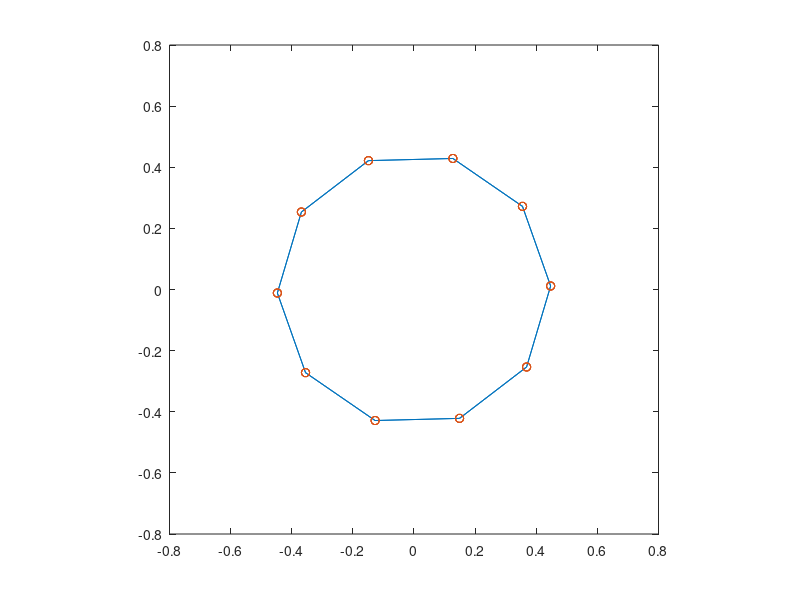
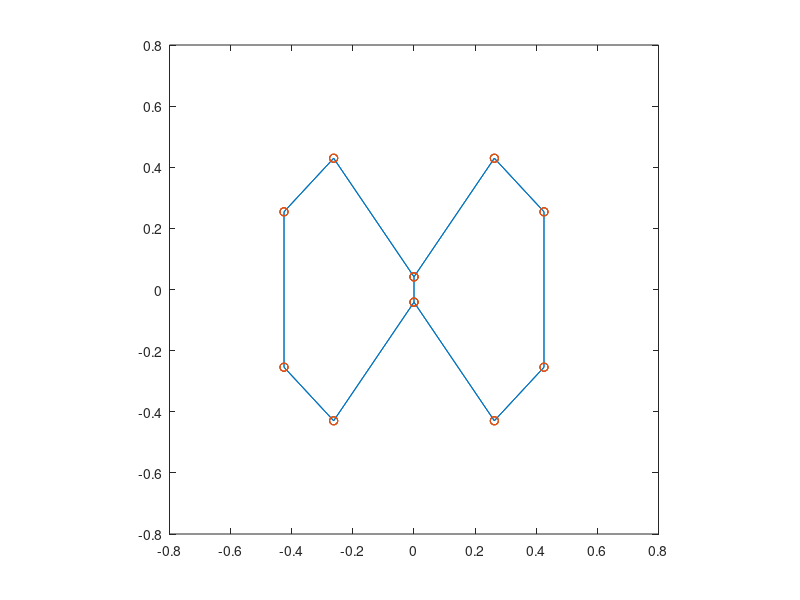
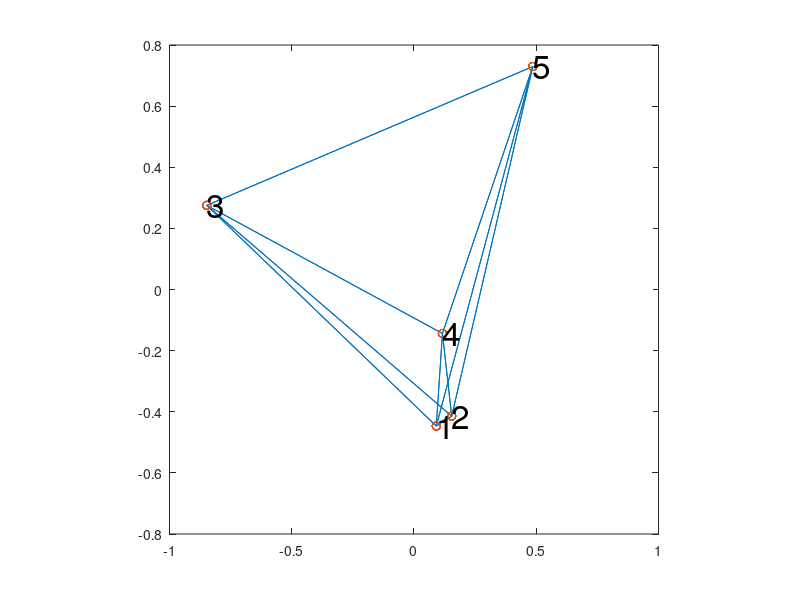

Here is the MATLAB script that generated these plots, in order:
%% spectral graph drawing
close all
clc
clear all

%% Example of a ring graph  
%  plotted using the 2nd and 3rd eigenvector of its Laplacian matrix
N=10;
A = diag(ones(1,N-1),1);
A(N,1)=1; A=A+A';
D=diag(sum(A));
L=D-A;
[v,e]=eig(L);
figure
gplot(A,v(:,[2 3])); hold on;
gplot(A,v(:,[2 3]),'o');  
axis equal
axis square
%% a ring graph with a short cut of very high weight
N=10;
A = diag(ones(1,N-1),1);
A(N,1)=1; 
nsc = floor(N/2);
A(nsc+1,1)=10;  
A=A+A';
D=diag(sum(A));
L=D-A;
[v,e]=eig(L);
figure
gplot(A,v(:,[2 3])); hold on;
gplot(A,v(:,[2 3]),'o');  
axis equal
axis square


%% now construct weighted graph from a distance matrix 
%  similarity = 1+1/distance
N=5;
S = [ Inf 2 5 2 7 ; 0 Inf 9 1 10 ; 0 0 Inf 3 7 ; 0 0 0 Inf 2 ; 0 0 0 0 Inf];
S = S+S';
A = 1./(S+eps);
D=diag(sum(A));
L=D-A;
[v,e]=eig(L);
figure
gplot(A,v(:,[2 3])); hold on;
gplot(A,v(:,[2 3]),'o');  
axis equal
axis square
for i=1:N
    text(v(i,2),v(i,3),num2str(i),'FontSize',24)
end
